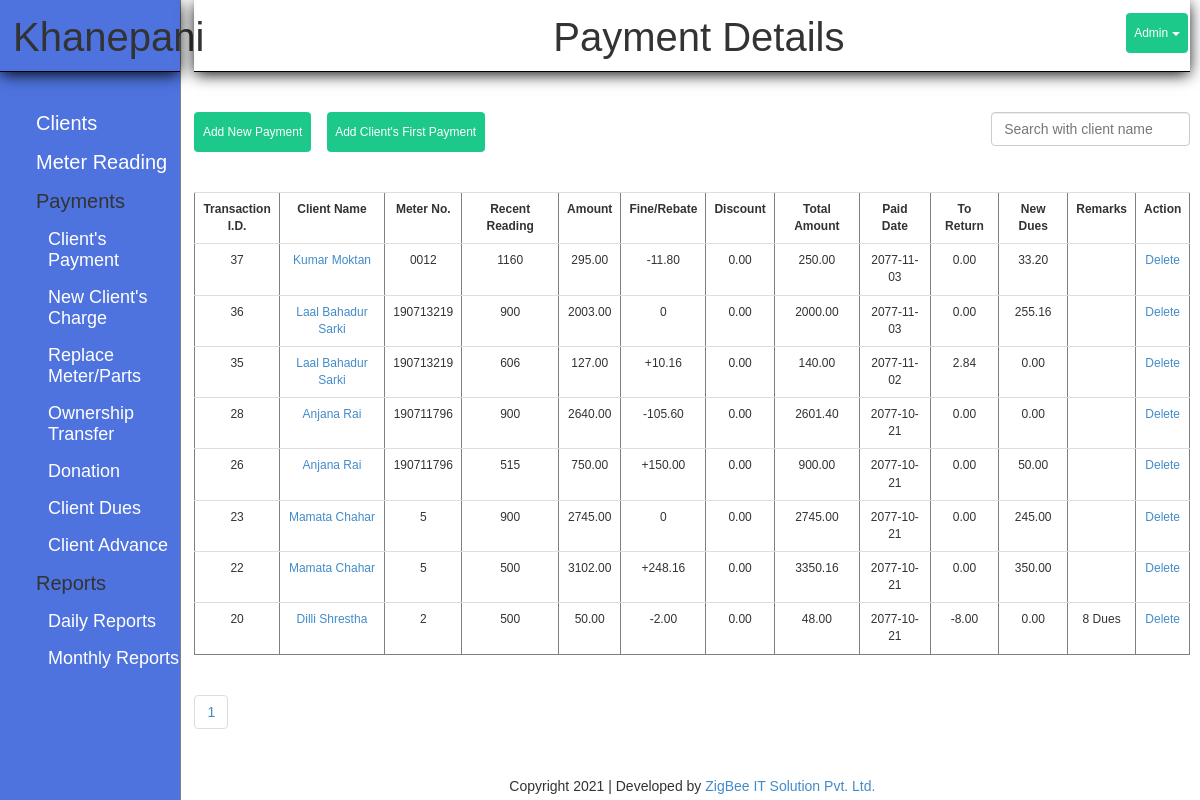
Page /index.php?page=payment (signed in) on the earlier database version.
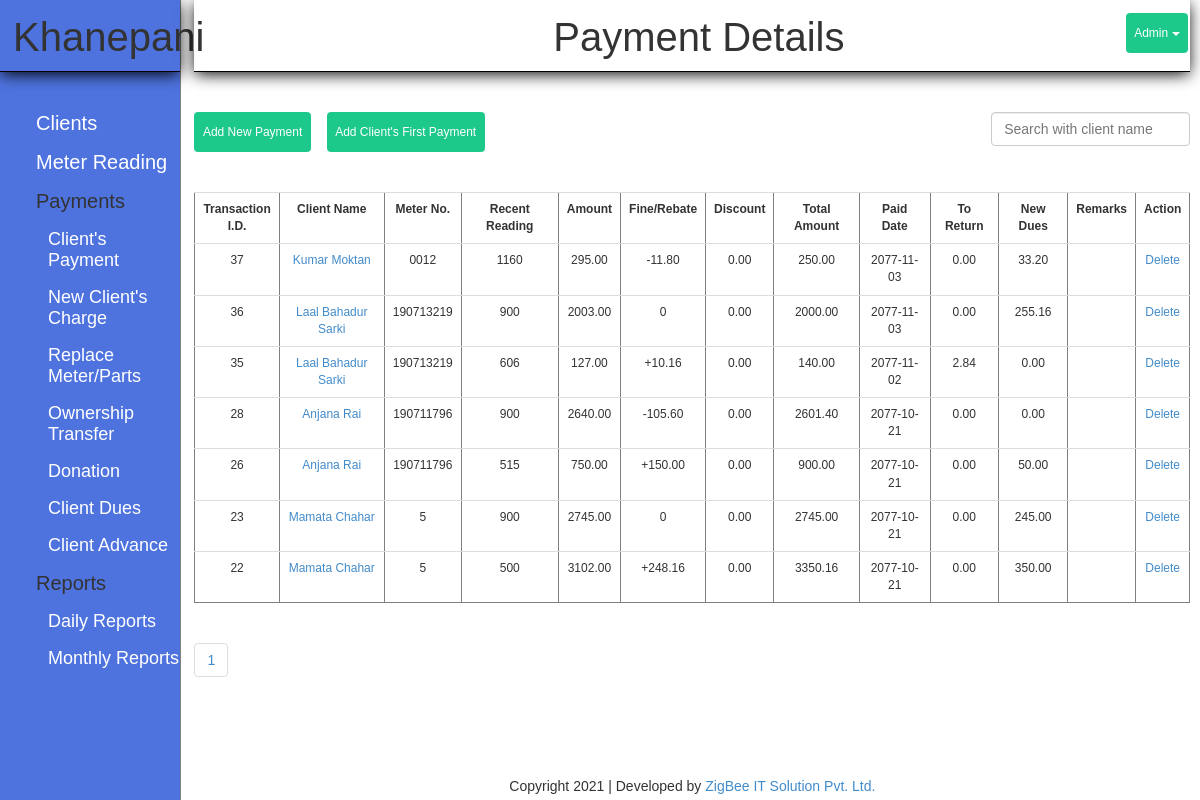
Same page on the later database version.
### tables this page shows
CREATE TABLE `payment` (
  `pid` int(11) NOT NULL,
  `cid` int(11) NOT NULL,
  `prev_reading` float NOT NULL DEFAULT 0,
  `cur_reading` float NOT NULL,
  `read_date` text NOT NULL,
  `paid_date` text NOT NULL,
  `fee_rebate` decimal(10,2) NOT NULL,
  `discount` decimal(10,2) NOT NULL,
  `remark` text NOT NULL,
  `amount` decimal(10,2) NOT NULL,
  `client_dues` int(11) NOT NULL,
  `total` decimal(10,2) NOT NULL,
  `grand_total` decimal(10,2) NOT NULL,
  `dues_return` decimal(10,2) NOT NULL DEFAULT 0.00,
  `previous_return` decimal(10,2) NOT NULL,
  `new_dues` decimal(10,2) NOT NULL
);

CREATE TABLE `client` (
  `id` int(11) NOT NULL,
  `name` varchar(30) NOT NULL,
  `phone` bigint(11) NOT NULL,
  `joinned` date DEFAULT NULL,
  `gharnum` varchar(10) DEFAULT NULL,
  `area` varchar(20) NOT NULL,
  `meter` varchar(15) NOT NULL,
  `address` varchar(20) NOT NULL,
  `father` varchar(30) DEFAULT NULL,
  `mother` varchar(30) DEFAULT NULL,
  `grandfather` varchar(50) DEFAULT NULL,
  `remark` text DEFAULT NULL
);

### modules/payment/function.php (called while the page is built, shortened)
<?php
	class PaymentModel{
		function getAll()
		{
			global $con;
			global $pageno;
			if (isset($_GET['pageno'])) {
	            $pageno = $_GET['pageno'];
	        } else {
	            $pageno = 1;
	        }
	        $no_of_records_per_page = 100;
	        $offset = ($pageno-1) * $no_of_records_per_page;
	        $total_pages_sql = "SELECT COUNT(*) FROM payment";
	        $result = mysqli_query($con,$total_pages_sql);
	        $total_rows = mysqli_fetch_array($result)[0];
	        $total_pages = ceil($total_rows / $no_of_records_per_page);
			$sql = "SELECT payment.*, client.*, payment.remark AS payment_remark
					FROM payment
					INNER JOIN client
					ON payment.cid=client.id  ORDER BY pid desc  LIMIT $offset, $no_of_records_per_page";
			$rs = mysqli_query($con, $sql);
			$final = array();
			while($row = mysqli_fetch_assoc($rs))
			{
				$final[] = $row;
			}
			return $final;
		}
	}
?>

### modules/payment/view.php (the view, shortened to what this page needs)
<h1 class="title">Payment Details</h1>
<?php
$data = $payment->getAll();
global $total_pages;
?>
<a href="?page=payment_form" class="btn">Add New Payment</a>
<a href="?page=payment_form&new=1" class="btn">Add Client's First Payment</a>
<input type="text" class="form-control search" name="search" id="search" placeholder="Search with client name">
<table border="1" width="100%" class="table"  id="result">
	<tr>
		<th>Transaction <br> I.D.</th>
		<th>Client Name</th>
		<th>Meter No.</th>
		<th>Recent Reading</th>
		<th>Amount</th>
		<th>Fine/Rebate</th>
		<th>Discount</th>
		<th>Total Amount</th>
		<th>Paid Date</th>
		<th>To Return</th>
		<th>New Dues</th>
		<th>Remarks</th>
		<th>Action</th>
	</tr>
	<?php
	foreach($data as $d)
	{ ?>
		<tr>
			<td> <?php echo $d['pid']; ?> </td>
			<td> <a href="payment_print.php?print_id=<?php echo $d['pid']; ?>"> <?php echo $d['name'];?> </a> </td>
			<td> <?php echo $d['meter']; ?> </td>
			<td> <?php echo $d['cur_reading']; ?> </td>
			<td> <?php echo $d['amount']; ?> </td>
			<td> <?php
					if ($d['fee_rebate']>0)
						echo "+".$d['fee_rebate'];
					else if ($d['fee_rebate']<0)
						echo "".$d['fee_rebate'];
					else
						echo 0.00;
					?>
			</td>
			<td> <?php echo $d['discount']; ?> </td>
			<td> <?php echo $d['grand_total']; ?> </td>
			<td> <?php echo $d['paid_date']; ?> </td>
			<td> <?php echo $d['dues_return']; ?> </td>
			<td> <?php echo $d['new_dues']; ?> </td>
			<td> <?php echo $d['payment_remark']; ?> </td>
			<td>
				<a onclick="return confirm('Do you want to delete?');" href="?page=payment&del_id=<?php echo $d['pid']; ?>">
					Delete
				</a>
			</td>
		</tr>
	<?php
	}
	?>
</table>
<ul class="pagination">
 		<?php
        	for ($i=1;$i<=$total_pages; $i=$i+1) { ?>
        		<li>
		            <a href="<?php  echo "?page=payment&pageno=".$i;  ?>"><?php echo $i; ?></a>
		        </li>
        <?php	}
         ?>
    </ul>

### index.php (shortened to what this page needs)
<!DOCTYPE html>
<html>
<head>
	<link rel="stylesheet" type="text/css" href="css/bootstrap.min.css" />
	<link rel="stylesheet" type="text/css" href="nepali.datepicker.v2.2.min.css" />
    <link href="https://cdn.jsdelivr.net/npm/select2@4.1.0-beta.1/dist/css/select2.min.css" rel="stylesheet"/>
	<link rel="stylesheet" type="text/css" href="style.css">
</head>
<body>
	<div class="page">
		<div class="sidebar">
			<?php include('include/sidebar.php'); ?>
		</div>
		<div class="main">
			<div class="controller">
				<?php include('include/controller.php'); ?>
			</div>
			<?php include('include/footer.php'); ?>
		</div>
	</div>
<div class="dropdown profile">
  <button class="btn btn-primary dropdown-toggle" type="button"  data-toggle="dropdown">Admin
  <span class="caret"></span></button>
</div>
</body>
</html>

### include/sidebar.php
<ul>
	<h1 class="title">Khanepani</h1>
	<a href="?page=client"> <li> Clients </li> </a>
	<a href="?page=meter">	<li> Meter Reading  </li> </a>
	<li class="disabled"> Payments  </li>
	<a href="?page=payment">	<li class="sublink"> Client's Payment </li> </a>
	<a href="?page=new_charge"> <li class="sublink"> New Client's Charge </li> </a>
	<a href="?page=replace_charge"> <li class="sublink"> Replace Meter/Parts </li> </a>
	<a href="?page=ownership_transfer"> <li class="sublink"> Ownership Transfer </li> </a>
	<a href="?page=donation"> <li class="sublink"> Donation </li> </a>
	<a href="?page=dues"> <li class="sublink"> Client Dues </li> </a>
	<a href="?page=advance"> <li class="sublink"> Client Advance </li> </a>
	<li class="disabled"> Reports  </li>
	<a href="?page=reports&reports=daily" >	 <li class="sublink"> Daily Reports  </li> </a>
	<a href="?page=reports&reports=monthly" >	<li class="sublink"> Monthly Reports  </li> </a>
</ul>

### include/controller.php (shortened to what this page needs)
<?php
$payment = new PaymentModel();
class Controller
{
	function doAction()
	{
	switch($_REQUEST['page'])
			{
				case 'payment':
					include_once("modules/payment/view.php");
					break;
			}
	}
}
$c = new Controller();
$c->doAction();
?>

### include/footer.php
 	<div class="footer">Copyright
	<?php
		$year = date('Y');
		echo $year;
	 ?>
 | Developed by <a href="https://www.facebook.com/zigbeeitdharan"> ZigBee IT Solution Pvt. Ltd. </a>
</div>

### style.css (style rules this page uses)
* { margin: 0px; padding: 0px; }
body { font-family: arial; }
a { text-decoration: none !important; }
.page { display: flex; }
.sidebar ul { list-style: none; width: 100% }
.sidebar { border-right: 1px solid gray; min-height: 100vh; background-color: #4e73df; width: 15.1vw; display: flex; }
.sidebar ul li { padding: 0px 0px 2vh 3vw; font: normal 20px arial; color: #fff; }
.main { display: inline-block; width: 83vw; margin-left: 1.1vw }
.title { border-bottom: 1px solid black; box-shadow: 0px 3px 15px -1px #000; padding: 15px 0px 12px 13px; margin: 0px 0px 40px 0px; text-align: center; font-size: 40px; }
table { border-collapse: collapse; margin-top: 5vh; }
table td, th { padding: 4px; text-align: center; }
.btn { color: #fff; background-color: #1cc88a; border-color: #1cc88a; padding: 1rem .75rem; font-size: 1vw !important; line-height: 1.5; border-radius: .35rem; cursor: pointer; margin-right: 1vw; }
.search { width: 20%; float: right; }
.footer { position: relative; left: 0; bottom: 0; width: 100%; text-align: center; }
.controller { min-height: 97vh; }
.table tr td { text-transform: capitalize; }
.disabled { color: currentColor !important; }
.sublink { font-size: 18px !important; margin-left: 1vw; padding-right: 10px; }
.disabled { cursor: not-allowed !important; }
table tr,table th, table td { font-size: 1vw; }
.profile { position: absolute; top: 13px; right: 0px; }

Differences in the rows shown:
removed payment: pid "20", cid.name "Dilli Shrestha", cid.meter "2", cur_reading "500", amount "50.00", fee_rebate "-2.00", discount "0.00", grand_total "48.00", paid_date "2077-10-21", dues_return "-8.00", new_dues "0.00", remark "8 Dues"
